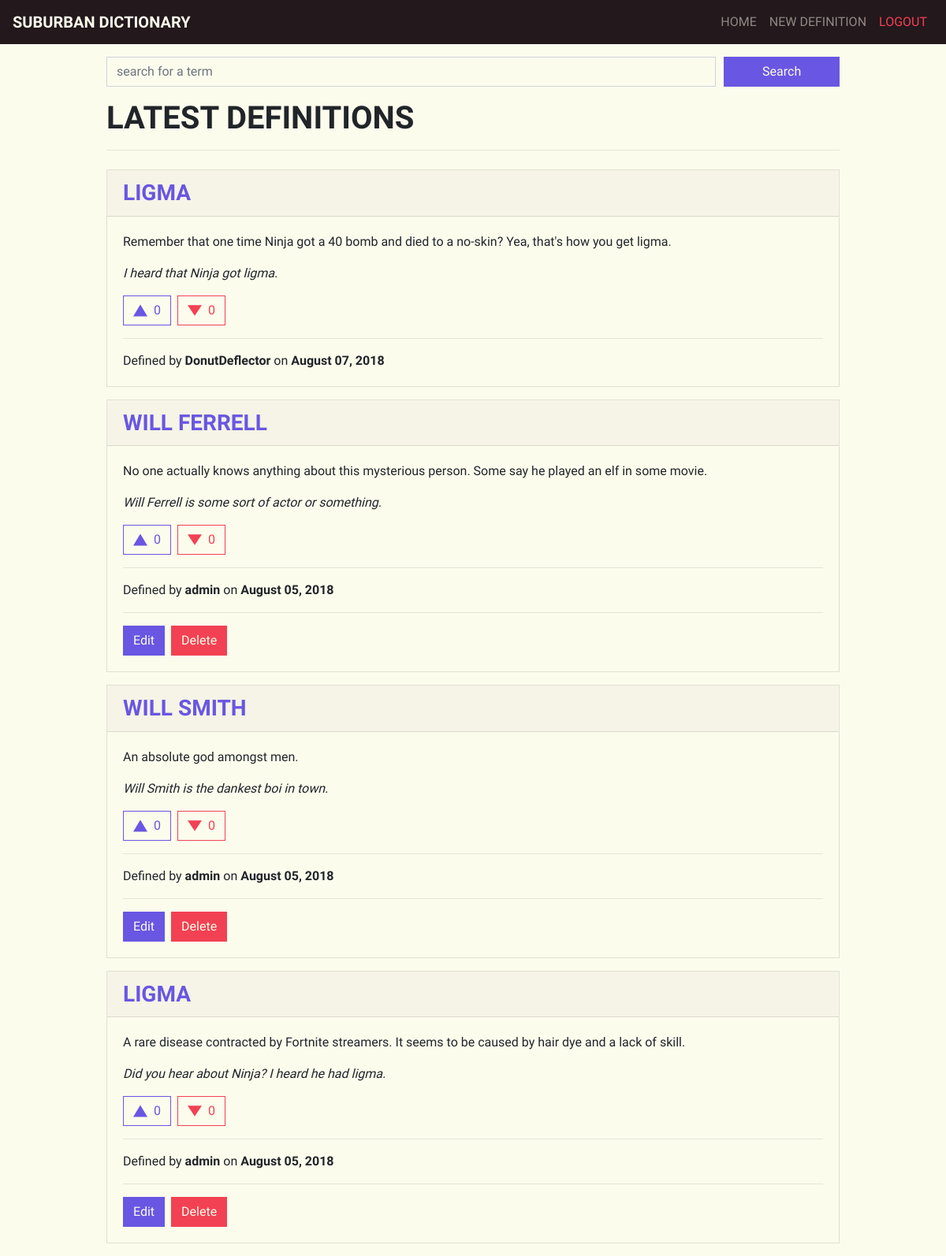
The app's page / (signed in) with its own data.
### suburban_dictionary/models.py (models this page shows, shortened)
class Definition(models.Model):
    term = models.ForeignKey(
        Term, on_delete=models.CASCADE, related_name="term")
    definition = models.TextField()
    example = models.TextField()
    username = models.ForeignKey(
        settings.AUTH_USER_MODEL, on_delete=models.CASCADE)
    created_date = models.DateTimeField(auto_now_add=True)
    likes = models.ManyToManyField(
        settings.AUTH_USER_MODEL, blank=True, related_name="liked")
    dislikes = models.ManyToManyField(
        settings.AUTH_USER_MODEL, blank=True, related_name="disliked")
    class Meta:
        ordering = ["term"]

class Term(models.Model):
    name = models.CharField(max_length=64)
    class Meta:
        ordering = ["name"]
    def __str__(self):
        return f"{self.name}"

### suburban_dictionary/views.py (the view)
# urls.py: path("", views.index, name="index"),
def index(request):
    if not request.user.is_authenticated:
        return render(request, "suburban_dictionary/landing_page.html")
    if request.user.is_authenticated:
        definitions = Definition.objects.all().order_by("created_date")[
            :20][::-1]
        return render(request, "suburban_dictionary/index.html",
                      {"definitions": definitions})

### suburban_dictionary/templates/suburban_dictionary/index.html (shortened to what this page needs)
{% extends "suburban_dictionary/layouts/default.html" %}
{% block body %}
{% include "suburban_dictionary/includes/navbar.html" %}
<div class="container navbar-margin">
  {% include "suburban_dictionary/includes/terms_searchbar.html" %}
  <div class="latest-definitions-container">
    <h1>LATEST DEFINITIONS</h1>
    <hr class="mb-4">
    {% for definition in definitions %}
      {% include "suburban_dictionary/includes/definition_card.html" %}
    {% endfor %}
  </div>
</div>
{% endblock %}

### suburban_dictionary/templates/suburban_dictionary/includes/definition_card.html
<div class="card mb-3">
  <div class="card-header">
    <h3 class="text-uppercase">
      <a href="{% url 'term' definition.term %}">
        {{definition.term }}
      </a>
    </h3>
  </div>
  <div class="card-body">
    <p>{{ definition.definition }}</p>
    <p class="font-italic">{{ definition.example }}</p>
    <div data-definition_id="{{ definition.id }}" class="d-flex like-dislike-container">
      <button data-definition_id="{{ definition.id }}"
      class="btn btn-outline-primary d-flex align-items-center like-button mr-2"
      id="like-button-{{ definition.id }}">
        <svg class="like-icon mr-2" id="like-icon-{{ definition.id }}"
        xmlns="http://www.w3.org/2000/svg" width="18" height="18" viewBox="0 0 24 24">
          <path fill="#6956e2" d="M24 22h-24l12-20z"/>
        </svg>
        <span id="like-counter-{{ definition.id }}" class="like-counter">
          {{ definition.likes.count }}
        </span>
      </button>
      <button data-definition_id="{{ definition.id }}"
      class="btn btn-outline-danger d-flex align-items-center dislike-button"
      id="dislike-button-{{ definition.id }}">
        <svg class="dislike-icon mr-2" id="dislike-icon-{{ definition.id }}"
        xmlns="http://www.w3.org/2000/svg" width="18" height="18" viewBox="0 0 24 24">
          <path fill="#f24153" d="M12 21l-12-18h24z"/>
        </svg>
        <span id="dislike-counter-{{ definition.id }}" class="dislike-counter">
          {{ definition.dislikes.count }}
        </span>
      </button>
    </div>
    <hr>
    <div class="metadata-container">
      <span class="d-block">
        <span>
          Defined by
        </span>
        <span class="font-weight-bold">
          {{ definition.username }}
        </span>
        <span>
          on
        </span>
        <span class="font-weight-bold">
          {{ definition.created_date | date:"F d, Y" }}
        </span>
      </span>
    </div>
    {% if definition.username == request.user %}
    <hr>
    <div class="d-flex edit-delete-button-container">
      <div class="edit-button-container mr-2">
        <a href="{% url 'edit_definition' definition_id=definition.id %}"
        class="btn btn-primary edit-button" role="button">
          Edit
        </a>
      </div>
      <div class="delete-button-container">
        <button data-definition_id="{{ definition.id }}"
        class="btn btn-danger delete-button">
          Delete
        </button>
      </div>
    </div>
    {% endif %}
  </div>
</div>

### records on screen
Definition: term "LIGMA", definition "Remember that one time Ninja got a 40 bomb and died to a no-skin? Yea, that's how you get ligma.", example "I heard that Ninja got ligma.", likes.count "0", dislikes.count "0", username "DonutDeflector", created_date "August 07, 2018"
Definition: term "WILL FERRELL", definition "No one actually knows anything about this mysterious person. Some say he played an elf in some movie.", example "Will Ferrell is some sort of actor or something.", likes.count "0", dislikes.count "0", username "admin", created_date "August 05, 2018"
Definition: term "WILL SMITH", definition "An absolute god amongst men.", example "Will Smith is the dankest boi in town.", likes.count "0", dislikes.count "0", username "admin", created_date "August 05, 2018"
Definition: term "LIGMA", definition "A rare disease contracted by Fortnite streamers. It seems to be caused by hair dye and a lack of skill.", example "Did you hear about Ninja? I heard he had ligma.", likes.count "0", dislikes.count "0", username "admin", created_date "August 05, 2018"
